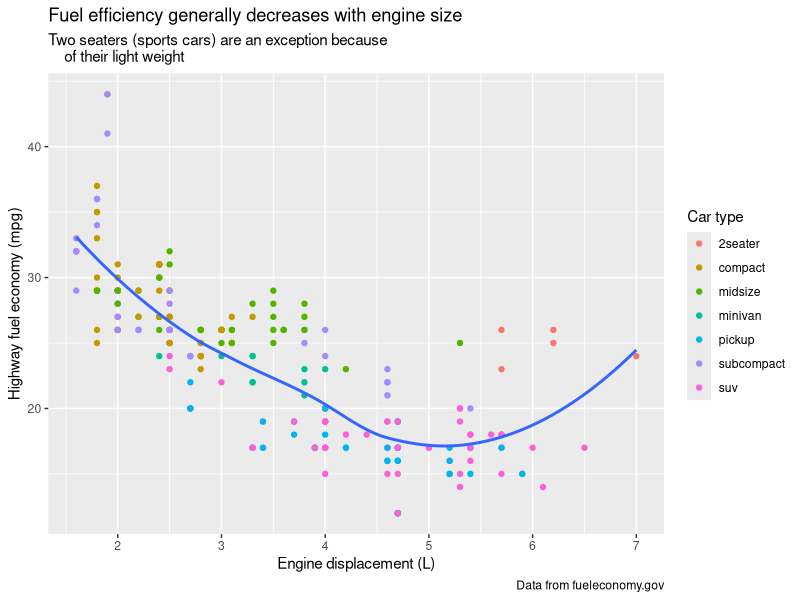
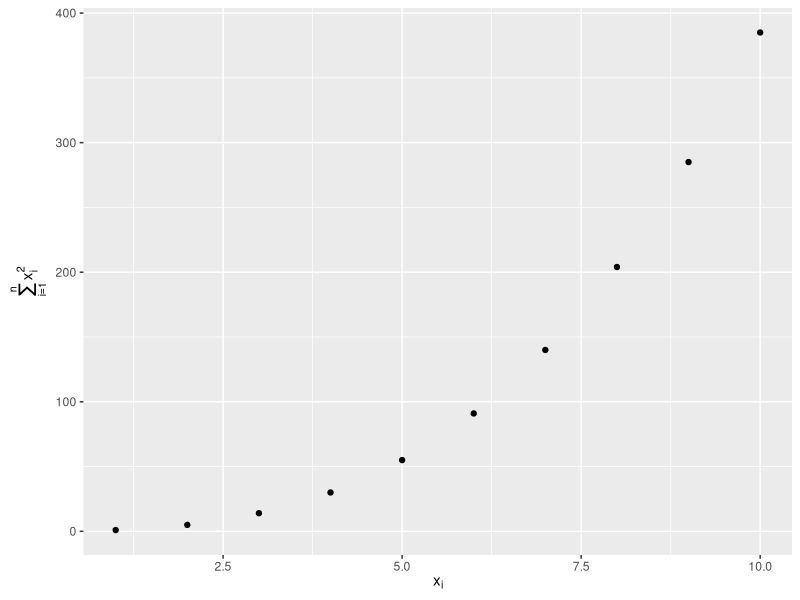

These figures' R source, in order: (Note: this script raises an error after producing the figures.)
## ---- chunk 1
# install.packages(c("patchwork","scales","ggthemes"))
## ---- chunk 2
#| message: false
library(ggplot2)
library(tidyverse)
library(scales)
library(ggrepel)
library(patchwork)
library(ggthemes)
## ---- chunk 3
#| fig-alt: |
#|   Scatterplot of highway fuel efficiency versus engine size of cars, where
#|   points are colored according to the car class. A smooth curve following
#|   the trajectory of the relationship between highway fuel efficiency versus
#|   engine size of cars is overlaid. 

ggplot(mpg, aes(x = displ, y = hwy)) +
  geom_point(aes(color = class)) +
  geom_smooth(se = FALSE) +
  labs(
    x = "Engine displacement (L)",
    y = "Highway fuel economy (mpg)",
    color = "Car type",
    title = "Fuel efficiency generally decreases with engine size",
    subtitle = "Two seaters (sports cars) are an exception because
    of their light weight",
    caption = "Data from fueleconomy.gov"
  )
## ---- chunk 4
#| fig-asp: 1
#| out-width: "50%"
#| fig-width: 3
#| fig-alt: |
#|   Scatterplot with math text on the x and y axis labels. X-axis label
#|   says x_i, y-axis label says sum of x_i  squared, for i from 1 to n.

df <- tibble(
  x = 1:10,
  y = cumsum(x^2)
)

ggplot(df, aes(x, y)) +
  geom_point() +
  labs(
    x = quote(x[i]),
    y = quote(sum(x[i]^2, i == 1, n))
  )
## ---- chunk 5
# Your code here
## ---- chunk 6
#| echo: false
#| fig-cap: Scatterplot of highway versus city fuel efficiency.

knitr::include_graphics("images/fueleconomy.png")
## ---- chunk 7
# Your code here
## ---- chunk 8


label_info <- mpg |>
  group_by(drv) |>
  arrange(desc(displ)) |>
  slice_head(n = 1) |>
  mutate(
    drive_type = case_when(
      drv == "f" ~ "front-wheel drive",
      drv == "r" ~ "rear-wheel drive",
      drv == "4" ~ "4-wheel drive"
    )
  ) |>
  select(displ, hwy, drv, drive_type)

label_info
## ---- chunk 9
#| fig-alt: |
#|   Scatterplot of highway mileage versus engine size where points are colored
#|   by drive type. Smooth curves for each drive type are overlaid.
#|   Text labels identify the curves as front-wheel, rear-wheel, and 4-wheel.

ggplot(mpg, aes(x = displ, y = hwy, color = drv)) +
  geom_point(alpha = 0.3) +
  geom_smooth(se = FALSE) +
  geom_text(
    data = label_info,
    aes(x = displ, y = hwy, label = drive_type),
    fontface = "bold", size = 5, hjust = "right", vjust = "top"
  ) +
  theme(legend.position = "none")
## ---- chunk 10
#| fig-alt: |
#|   Scatterplot of highway fuel efficiency versus engine size of cars, where
#|   points are colored according to the car class. Some points are labelled
#|   with the car's name. The labels are box with white, transparent background
#|   and positioned to not overlap.

ggplot(mpg, aes(x = displ, y = hwy, color = drv)) +
  geom_point(alpha = 0.3) +
  geom_smooth(se = FALSE) +
  geom_label_repel(
    data = label_info,
    aes(x = displ, y = hwy, label = drive_type),
    fontface = "bold",
    size = 5,
    nudge_y = 2
  ) +
  theme(legend.position = "none")
## ---- chunk 11
#| fig-alt: |
#|   Scatterplot of highway fuel efficiency versus engine size of cars. Points
#|   where highway mileage is above 40 as well as above 20 with engine size
#|   above 5 are red, with a hollow red circle, and labelled with model name
#|   of the car.

potential_outliers <- mpg |>
  filter(hwy > 40 | (hwy > 20 & displ > 5))

ggplot(mpg, aes(x = displ, y = hwy)) +
  geom_point() +
  geom_text_repel(data = potential_outliers, aes(label = model)) +
  geom_point(data = potential_outliers, color = "red") +
  geom_point(
    data = potential_outliers,
    color = "red",
    size = 3,
    shape = "circle open"
  )
## ---- chunk 12
trend_text <- "Larger engine sizes tend to have lower fuel economy." |> str_wrap(width = 30)

trend_text
## ---- chunk 13
#| fig-alt: |
#|   Scatterplot of highway fuel efficiency versus engine size of cars. A red
#|   arrow pointing down follows the trend of the points and the annotation
#|   placed next to the arrow reads "Larger engine sizes tend to have lower
#|   fuel economy". The arrow and the annotation text is red.

ggplot(mpg, aes(x = displ, y = hwy)) +
  geom_point() +
  annotate(
    geom = "label", x = 3.5, y = 38,
    label = trend_text,
    hjust = "left", color = "red"
  ) +
  annotate(
    geom = "segment",
    x = 3, y = 35, xend = 5, yend = 25, color = "red",
    arrow = arrow(type = "closed")
  )
## ---- chunk 14
# Your code here
## ---- chunk 15
#| fig-show: hide

ggplot(mpg, aes(displ, hwy)) +
  geom_point()
## ---- chunk 16
# Your code here
## ---- chunk 17
g <- ggplot(mpg, aes(displ, hwy)) +
  geom_point()
## ---- chunk 18
# Your code here
## ---- chunk 19
# Your code here
## ---- chunk 20
# Your code here
## ---- chunk 21
#| label: default-scales
#| fig-show: "hide"

ggplot(mpg, aes(x = displ, y = hwy)) +
  geom_point(aes(color = class))
## ---- chunk 22
#| fig-show: hide

ggplot(mpg, aes(x = displ, y = hwy)) +
  geom_point(aes(color = class)) +
  scale_x_continuous() +
  scale_y_continuous() +
  scale_color_discrete()
## ---- chunk 23
#| fig-alt: |
#|   Scatterplot of highway fuel efficiency versus engine size of cars,
#|   colored by drive. The y-axis has breaks starting at 15 and ending at 40,
#|   increasing by 5.

ggplot(mpg, aes(x = displ, y = hwy, color = drv)) +
  geom_point() +
  scale_y_continuous(breaks = seq(15, 40, by = 5))
## ---- chunk 24
#| fig-alt: |
#|   Scatterplot of highway fuel efficiency versus engine size of cars, colored
#|   by drive. The x and y-axes do not have any labels at the axis ticks.
#|   The legend has custom labels: 4-wheel, front, rear.

ggplot(mpg, aes(x = displ, y = hwy, color = drv)) +
  geom_point() +
  scale_x_continuous(labels = NULL) +
  scale_y_continuous(labels = NULL) +
  scale_color_discrete(labels = c("4" = "4-wheel", "f" = "front", "r" = "rear"))
## ---- chunk 25
#| fig-width: 4
#| fig-alt: |
#|   Two side-by-side box plots of price versus cut of diamonds. The outliers
#|   are transparent. On both plots the x-axis labels are formatted as dollars.
#|   The x-axis labels on the plot start at $0 and go to $15,000, increasing
#|   by $5,000. The x-axis labels on the right plot start at $1K and go to
#|   $19K, increasing by $6K.

ggplot(diamonds, aes(x = price, y = cut)) +
  geom_boxplot(alpha = 0.05) +
  scale_x_continuous(labels = label_dollar()) +
  ggplot(diamonds, aes(x = price, y = cut)) +
  geom_boxplot(alpha = 0.05) +
  scale_x_continuous(
    labels = label_dollar(scale = 1 / 1000, suffix = "K"),
    breaks = seq(1000, 19000, by = 6000)
  )
## ---- chunk 26
#| fig-alt: |
#|   Segmented bar plots of cut, filled with levels of clarity. The y-axis
#|   labels start at 0% and go to 100%, increasing by 25%. The y-axis label
#|   name is "Percentage".

ggplot(diamonds, aes(x = cut, fill = clarity)) +
  geom_bar(position = "fill") +
  scale_y_continuous(name = "Percentage", labels = label_percent())
## ---- chunk 27
#| fig-alt: |
#|   Line plot of id number of presidents versus the year they started their
#|   presidency. Start year is marked with a point and a segment that starts
#|   there and ends at the end of the presidency. The x-axis labels are
#|   formatted as two digit years starting with an apostrophe, e.g., '53.
#|
# here `id` is the ordinal number of the president, e.g. Trump is in the 12th row + 33 = 45th president
presidential |>
  mutate(id = 33 + row_number()) |>
  ggplot(aes(x = start, y = id)) +
  geom_point() +
  geom_segment(aes(xend = end, yend = id)) +
  scale_x_date(name = NULL, breaks = presidential$start, date_labels = "'%y")
## ---- chunk 28
#| fig-width: 10
#| fig-asp: 0.5
#| fig-alt: |
#|   Four scatterplots of highway fuel efficiency versus engine size of cars
#|   where points are colored based on class of car. Clockwise, the legend
#|   is placed on the right, left, top, and bottom of the plot.

base <- ggplot(mpg, aes(x = displ, y = hwy)) +
  geom_point(aes(color = class))

# the default  right, then left
base + theme(legend.position = "right") +
  base + theme(legend.position = "left")

# then top, then bottom
base +
  theme(legend.position = "top") +
  guides(color = guide_legend(nrow = 3)) +
  base +
  theme(legend.position = "bottom") +
  guides(color = guide_legend(nrow = 3))
## ---- chunk 29
#| fig-alt: |
#|   Scatterplot of highway fuel efficiency versus engine size of cars
#|   where points are colored based on class of car. Overlaid on the plot is a
#|   smooth curve. The legend is in the bottom and classes are listed
#|   horizontally in two rows. The points in the legend are larger than the points
#|   in the plot.

ggplot(mpg, aes(x = displ, y = hwy)) +
  geom_point(aes(color = class)) +
  geom_smooth(se = FALSE) +
  theme(legend.position = "bottom") +
  guides(color = guide_legend(nrow = 2, override.aes = list(size = 4)))
## ---- chunk 30
#| fig-width: 7
#| fig-alt: |
#|   Two plots of price versus carat of diamonds. Data binned and the color of
#|   the rectangles representing each bin based on the number of points that
#|   fall into that bin. In the second plot, price and carat values
#|   are logged and the axis labels shows the logged values.

# price vs. caret
ggplot(diamonds, aes(x = carat, y = price)) +
  geom_hex()

# log10 price vs log10 caret
ggplot(diamonds, aes(x = log10(carat), y = log10(price))) +
  geom_hex()
## ---- chunk 31
#| fig-alt: |
#|   Plot of price versus carat of diamonds. Data binned and the color of
#|   the rectangles representing each bin based on the number of points that
#|   fall into that bin. The axis labels are on the original data scale.

ggplot(diamonds, aes(x = carat, y = price)) +
  geom_hex() +
  scale_x_log10() +
  scale_y_log10()
## ---- chunk 32
#| fig-width: 8
#| fig-alt: |
#|   Two scatterplots of highway mileage versus engine size where points are 
#|   colored by drive type. The first plot uses the default 
#|   `ggplot2` color palette and the plot on the right uses a different color 
#|   palette.

# default color palette
p1 <- ggplot(mpg, aes(x = displ, y = hwy)) +
  geom_point(aes(color = drv)) 

# RColorBrewer palette
p2 <- ggplot(mpg, aes(x = displ, y = hwy)) + geom_point(aes(color = drv)) + 
  scale_color_brewer(palette = "Set1")

p1 + p2
## ---- chunk 33
#| fig-alt: |
#|   Two scatterplots of highway mileage versus engine size where both color
#|   and shape of points are based on drive type. The color palette is not
#|   the default `ggplot2` palette.

ggplot(mpg, aes(x = displ, y = hwy)) +
  geom_point(aes(color = drv, shape = drv)) +
  scale_color_brewer(palette = "Dark2")
## ---- chunk 34
#| label: fig-brewer
#| echo: false
#| fig-cap: All colorBrewer scales.
#| fig-asp: 2.5
#| fig-alt: |
#|   All colorBrewer scales. One group goes from light to dark colors.
#|   Another group is a set of non ordinal colors. And the last group has
#|   diverging scales (from dark to light to dark again). Within each set
#|   there are a number of palettes.

par(mar = c(0, 3, 0, 0))
RColorBrewer::display.brewer.all()
## ---- chunk 35
#| fig-alt: |
#|   Line plot of id number of presidents versus the year they started their
#|   presidency. Start year is marked with a point and a segment that starts
#|   there and ends at the end of the presidency. Democratic presidents are
#|   represented in blue and Republicans in red.

presidential |>
  mutate(id = 33 + row_number()) |>
  ggplot(aes(x = start, y = id, color = party)) +
  geom_point() +
  geom_segment(aes(xend = end, yend = id)) +
  scale_color_manual(values = c(Republican = "#E81B23", Democratic = "#00AEF3"))
## ---- chunk 36
#| fig-width: 8
#| fig-alt: |
#|   On the left, scatterplot of highway mileage vs. displacement, with
#|   displacement. The smooth curve overlaid shows a decreasing, and then
#|   increasing trend, like a hockey stick. On the right, same variables
#|   are plotted with displacement ranging only from 5 to 6 and highway
#|   mileage ranging only from 10 to 25. The smooth curve overlaid shows a
#|   trend that's slightly increasing first and then decreasing.

# All data vs. subsetted data
ggplot(mpg, aes(x = displ, y = hwy)) +
  geom_point(aes(color = drv)) +
  geom_smooth() +
  mpg |>
  filter(displ >= 5 & displ <= 6 & hwy >= 10 & hwy <= 25) |>
  ggplot(aes(x = displ, y = hwy)) +
  geom_point(aes(color = drv)) +
  geom_smooth()
## ---- chunk 37
#| fig-alt: |
#|   On the left, scatterplot of highway mileage vs. displacement, with
#|   displacement ranging from 5 to 6 and highway mileage ranging from
#|   10 to 25. The smooth curve overlaid shows a trend that's slightly
#|   increasing first and then decreasing. On the right, same variables
#|   are plotted with the same limits, however the smooth curve overlaid
#|   shows a relatively flat trend with a slight increase at the end.

# Limiting scale (equivalent to subsetting) vs. zooming in on data
ggplot(mpg, aes(x = displ, y = hwy)) +
  geom_point(aes(color = drv)) +
  geom_smooth() +
  scale_x_continuous(limits = c(5, 6)) +
  scale_y_continuous(limits = c(10, 25)) +
  ggplot(mpg, aes(x = displ, y = hwy)) +
  geom_point(aes(color = drv)) +
  geom_smooth() +
  coord_cartesian(xlim = c(5, 6), ylim = c(10, 25))
## ---- chunk 38
#| fig-alt: |
#|   On the left, a scatterplot of highway mileage vs. displacement of SUVs.
#|   On the right, a scatterplot of the same variables for compact cars.
#|   Points are colored by drive type for both plots. Among SUVs more of
#|   the cars are 4-wheel drive and the others are rear-wheel drive, while
#|   among compact cars more of the cars are front-wheel drive and the others
#|   are 4-wheel drive. SUV plot shows a clear negative relationship
#|   between higway mileage and displacement while in the compact cars plot
#|   the relationship is much flatter.

suv <- mpg |> filter(class == "suv")
compact <- mpg |> filter(class == "compact")

# suv vs compact
ggplot(suv, aes(x = displ, y = hwy, color = drv)) +
  geom_point() +
  ggplot(compact, aes(x = displ, y = hwy, color = drv)) +
  geom_point()
## ---- chunk 39
#| fig-alt: |
#|   On the left, a scatterplot of highway mileage vs. displacement of SUVs.
#|   On the right, a scatterplot of the same variables for compact cars.
#|   Points are colored by drive type for both plots. Both plots are plotted
#|   on the same scale for highway mileage, displacement, and drive type,
#|   resulting in the legend showing all three types (front, rear, and 4-wheel
#|   drive) for both plots even though there are no front-wheel drive SUVs and
#|   no rear-wheel drive compact cars. Since the x and y scales are the same,
#|   and go well beyond minimum or maximum highway mileage and displacement,
#|   the points do not take up the entire plotting area.

x_scale <- scale_x_continuous(limits = range(mpg$displ))
y_scale <- scale_y_continuous(limits = range(mpg$hwy))
col_scale <- scale_color_discrete(limits = unique(mpg$drv))

# suv vs. compact on the same scale
ggplot(suv, aes(x = displ, y = hwy, color = drv)) +
  geom_point() +
  x_scale +
  y_scale +
  col_scale +
  ggplot(compact, aes(x = displ, y = hwy, color = drv)) +
  geom_point() +
  x_scale +
  y_scale +
  col_scale
## ---- chunk 40
#| fig-show: "hide"

df <- tibble(
  x = rnorm(10000),
  y = rnorm(10000)
)

ggplot(df) +
  geom_point(aes(x = x, y = y, fill = x)) +
  scale_fill_gradient(low = "yellow", high = "red")
## ---- chunk 41
# Your code here
## ---- chunk 42
#| fig-show: hide

ggplot(diamonds, aes(x = carat, y = price)) +
  geom_point(aes(color = cut), alpha = 1 / 20)
## ---- chunk 43
# Your code here
## ---- chunk 44
#| fig-alt: |
#|   Scatterplot of highway mileage vs. displacement of cars, colored by class
#|   of car. The plot background is white, with gray grid lines.

ggplot(mpg, aes(x = displ, y = hwy)) +
  geom_point(aes(color = class)) +
  geom_smooth(se = FALSE) +
  theme_classic()
## ---- chunk 45
#| label: fig-themes
#| echo: false
#| fig-cap: The eight themes built-in to `ggplot2`.
#| fig-alt: |
#|   Eight barplots created with `ggplot2`, each
#|   with one of the eight built-in themes:
#|   theme_bw() - White background with grid lines,
#|   theme_light() - Light axes and grid lines,
#|   theme_classic() - Classic theme, axes but no grid
#|   lines, theme_linedraw() - Only black lines,
#|   theme_dark() - Dark background for contrast,
#|   theme_minimal() - Minimal theme, no background,
#|   theme_gray() - Gray background (default theme),
#|   theme_void() - Empty theme, only geoms are visible.

knitr::include_graphics("images/visualization-themes.png")
## ---- chunk 46
#| fig-alt: |
#|   Scatterplot of highway fuel efficiency versus engine size of cars, colored
#|   by drive. The plot is titled 'Larger engine sizes tend to have lower fuel
#|   economy' with the caption pointing to the source of the data, fueleconomy.gov.
#|   The caption and title are left justified, the legend is inside of the plot
#|   with a black border.

ggplot(mpg, aes(x = displ, y = hwy, color = drv)) +
  geom_point() +
  labs(
    title = "Larger engine sizes tend to have lower fuel economy",
    caption = "Source: https://fueleconomy.gov."
  ) +
  theme(
    legend.position = c(0.6, 0.7),
    legend.direction = "horizontal",
    legend.box.background = element_rect(color = "black"),
    plot.title = element_text(face = "bold"),
    plot.title.position = "plot",
    plot.caption.position = "plot",
    plot.caption = element_text(hjust = 0)
  )
## ---- chunk 47
#| fig-show: hide

ggplot(mpg, aes(x = displ, y = hwy, color = drv)) +
  geom_point() +
  labs(
    title = "Larger engine sizes tend to have lower fuel economy",
    caption = "Source: https://fueleconomy.gov."
  )
## ---- chunk 48
# Your code here
## ---- chunk 49
# Your code here
## ---- chunk 50
#| fig-width: 6
#| fig-asp: 0.5
#| fig-alt: |
#|   Two plots (a scatterplot of highway mileage versus engine size and a
#|   side-by-side boxplots of highway mileage versus drive train) placed next
#|   to each other.

p1 <- ggplot(mpg, aes(x = displ, y = hwy)) +
  geom_point() +
  labs(title = "Plot 1")
p2 <- ggplot(mpg, aes(x = drv, y = hwy)) +
  geom_boxplot() +
  labs(title = "Plot 2")
p1 + p2
## ---- chunk 51
#| fig-width: 6
#| fig-asp: 0.8
#| fig-alt: |
#|   Three plots laid out such that first and third plot are next to each other
#|   and the second plot stretched beneath them. The first plot is a
#|   scatterplot of highway mileage versus engine size, third plot is a
#|   scatterplot of highway mileage versus city mileage, and the third plot is
#|   side-by-side boxplots of highway mileage versus drive train) placed next
#|   to each other.

p3 <- ggplot(mpg, aes(x = cty, y = hwy)) +
  geom_point() +
  labs(title = "Plot 3")
(p1 | p3) / p2
## ---- chunk 52
#| fig-width: 8
#| fig-asp: 1
#| fig-alt: |
#|   Five plots laid out such that first two plots are next to each other. Plots
#|   three and four are underneath them. And the fifth plot stretches under them.
#|   The patchworked plot is titled "City and highway mileage for cars with
#|   different drive trains" and captioned "Source: https://fueleconomy.gov".
#|   The first two plots are side-by-side box plots. Plots 3 and 4 are density
#|   plots. And the fifth plot is a faceted scatterplot. Each of these plots show
#|   geoms colored by drive train, but the patchworked plot has only one legend
#|   that applies to all of them, above the plots and beneath the title.

p1 <- ggplot(mpg, aes(x = drv, y = cty, color = drv)) +
  geom_boxplot(show.legend = FALSE) +
  labs(title = "Plot 1")

p2 <- ggplot(mpg, aes(x = drv, y = hwy, color = drv)) +
  geom_boxplot(show.legend = FALSE) +
  labs(title = "Plot 2")

p3 <- ggplot(mpg, aes(x = cty, color = drv, fill = drv)) +
  geom_density(alpha = 0.5) +
  labs(title = "Plot 3")

p4 <- ggplot(mpg, aes(x = hwy, color = drv, fill = drv)) +
  geom_density(alpha = 0.5) +
  labs(title = "Plot 4")

p5 <- ggplot(mpg, aes(x = cty, y = hwy, color = drv)) +
  geom_point(show.legend = FALSE) +
  facet_wrap(~drv) +
  labs(title = "Plot 5")

(
  guide_area() / (p1 + p2) / (p3 + p4) / p5
) +
  plot_annotation(
    title = "City and highway mileage for cars with different drive trains",
    caption = "Source: https://fueleconomy.gov."
  ) +
  plot_layout(
    guides = "collect",
    heights = c(1, 3, 2, 4)
  ) &
  theme(legend.position = "top")
## ---- chunk 53
p1 <- ggplot(mpg, aes(x = displ, y = hwy)) +
  geom_point() +
  labs(title = "Plot 1")
p2 <- ggplot(mpg, aes(x = drv, y = hwy)) +
  geom_boxplot() +
  labs(title = "Plot 2")
p3 <- ggplot(mpg, aes(x = cty, y = hwy)) +
  geom_point() +
  labs(title = "Plot 3")

(p1 | p2) / p3
## ---- chunk 54
# Your code here
## ---- chunk 55
#| label: 3-plots
#| echo: false
#| fig-cap: Scatterplot of highway versus city fuel efficiency.

knitr::include_graphics("images/3plots.png")
## ---- chunk 56
# Your code here
